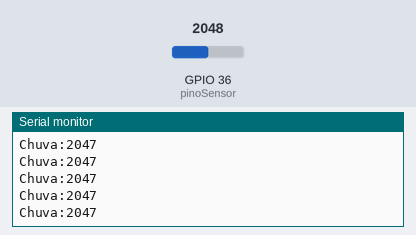
Bench run of a sketch on a simulated ESP32. Shown: the last lines printed to the serial monitor. The test bench sets the inputs (shaded band); at power-on: GPIO 36 (pinoSensor) = 2048.

Above: at 1.2 s.
1.3 s: GPIO 36 (pinoSensor) set to 2866
At 1.31 s:
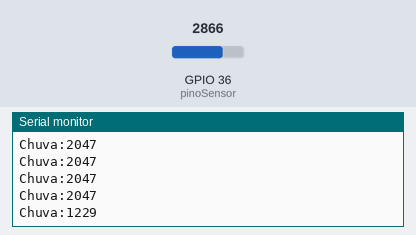
2.8 s: GPIO 36 (pinoSensor) set to 3603
At 2.81 s:
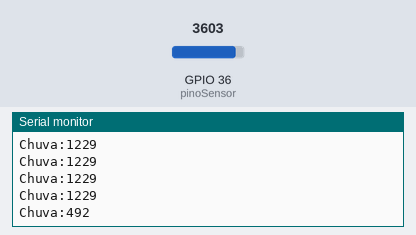
Timing chart, 0 to 5.8 s (numbered marks = the images above; inputs shaded):
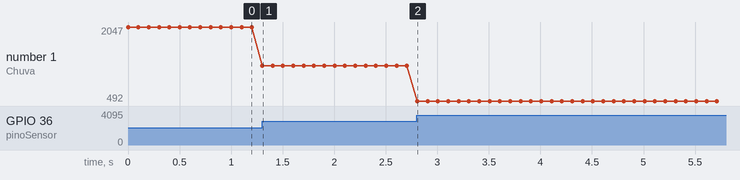

Measured:
- after the input at 1.3 s, the serial monitor: prints a new line at once (image 1)
- after the input at 2.8 s, the serial monitor: prints a new line at once (image 2)
- plotted number 1: 2047 → 1229 after the input at 1.3 s, 1229 → 492 after the input at 2.8 s

The sketch:

sensorDeChuva1.0.ino
```cpp
// Definição do pino
const int pinoSensor = 36; // Pino VP (GPIO 36)

void setup() {
  // Inicia a comunicação serial
  Serial.begin(115200);

  // No ESP32 não é estritamente necessário definir pinMode para analogRead,
  // mas é uma boa prática em algumas versões.
  pinMode(pinoSensor, INPUT);
}

void loop() {
  // O ESP32 tem resolução de 12 bits (vai de 0 a 4095)
  int valorLeitura = analogRead(pinoSensor);

  // Inverte o valor para o gráfico ficar mais intuitivo
  // (Assim: Barra alta = Muita chuva / Barra baixa = Seco)
  // Se não inverter: 4095 seria seco e 0 seria encharcado
  int graficoChuva = 4095 - valorLeitura;

  // Imprime os valores para o Plotter
  // Texto "Chuva:" serve como legenda da linha no gráfico
  Serial.print("Chuva:");
  Serial.println(graficoChuva);

  // Pequena pausa para o gráfico não correr rápido demais
  delay(100);
}
```
